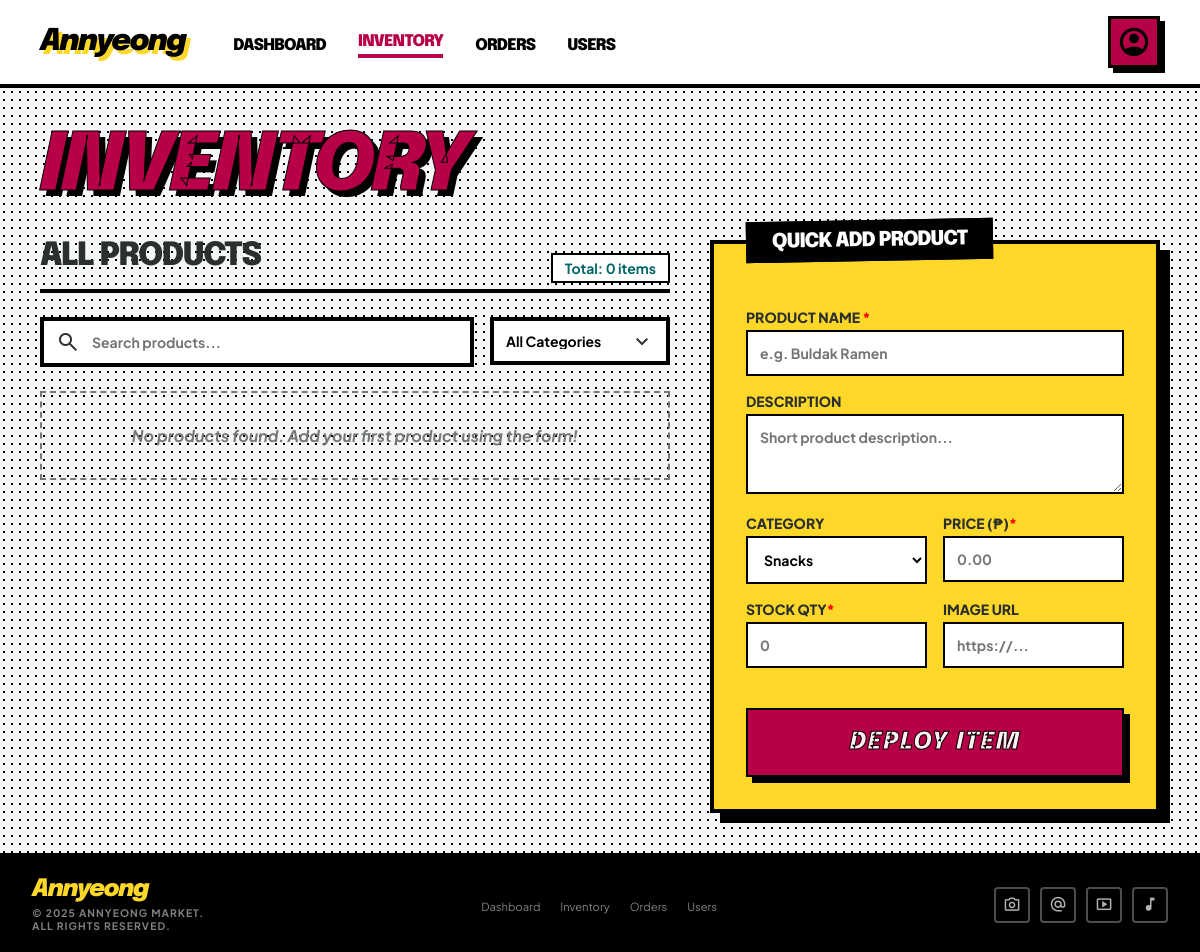
/inventoryMng.php (signed in), run on an earlier commit of the app's database.
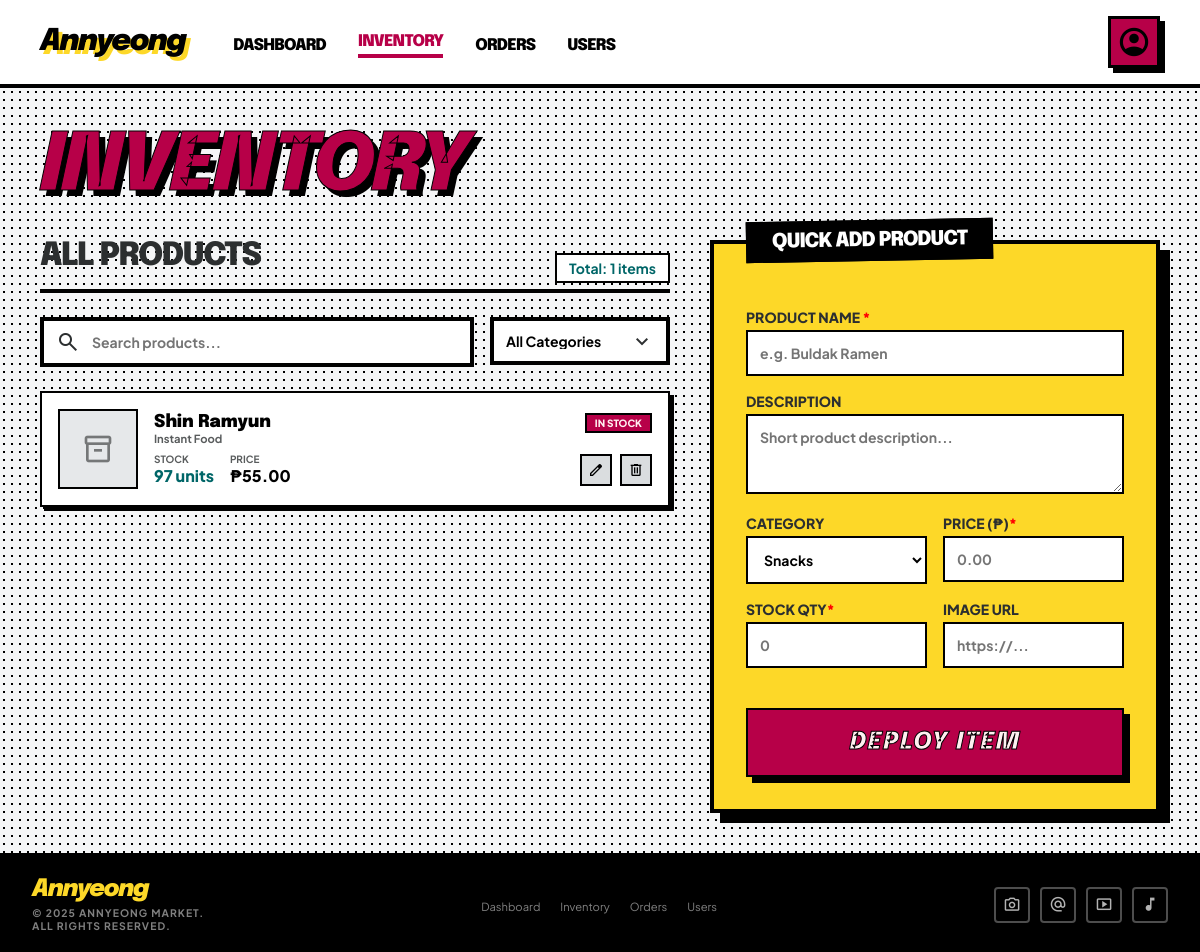
And on a later commit of the database.
### tables this page shows
CREATE TABLE `products` (
  `id` int(11) NOT NULL,
  `name` varchar(100) NOT NULL,
  `description` text DEFAULT NULL,
  `price` decimal(10,2) NOT NULL,
  `category` varchar(50) DEFAULT NULL,
  `image_url` text DEFAULT NULL,
  `stock_quantity` int(11) DEFAULT 0,
  `created_at` timestamp NOT NULL DEFAULT current_timestamp(),
  `barcode` varchar(20) DEFAULT NULL
);

### inventoryMng.php (the view, shortened to what the changed rows need)
<?php
$search   = isset($_GET['search'])   ? mysqli_real_escape_string($con, trim($_GET['search']))   : '';
$where = "WHERE 1=1";
$products_result = mysqli_query($con, "SELECT * FROM products $where ORDER BY created_at DESC");
$total_items = mysqli_num_rows($products_result);
$edit_product = null;
?>
<!DOCTYPE html>
<html lang="en">
<head>
</head>
<body>
<main>
  <h1 class="page-title">Inventory</h1>
  <div class="main-grid">
    <div>
      <div class="col-header">
        <h2>All Products</h2>
        <span>Total: <?php echo $total_items; ?> items</span>
      </div>
      <div class="product-list">
        <?php if ($products_result && mysqli_num_rows($products_result) > 0):
          while ($p = mysqli_fetch_assoc($products_result)):
            if ($p['stock_quantity'] > 20) { $stock_class = 'stat-val-good'; $badge_class = 'badge-in'; $badge_text = 'IN STOCK'; }
            elseif ($p['stock_quantity'] > 0) { $stock_class = 'stat-val-bad'; $badge_class = 'badge-low'; $badge_text = 'LOW STOCK'; }
            else { $stock_class = 'stat-val-bad'; $badge_class = 'badge-out'; $badge_text = 'OUT OF STOCK'; }
        ?>
        <div class="product-card">
          <div class="product-thumb">
            <?php if ($p['image_url']): ?>
            <span class="material-symbols-outlined" style="display:none">inventory_2</span>
            <?php else: ?>
            <span class="material-symbols-outlined">inventory_2</span>
            <?php endif; ?>
          </div>
          <div class="product-info">
            <div class="product-top">
              <div>
                <h3><?php echo htmlspecialchars($p['name']); ?></h3>
                <p class="category-tag"><?php echo htmlspecialchars($p['category'] ?? 'Uncategorized'); ?></p>
              </div>
              <span class="badge <?php echo $badge_class; ?>"><?php echo $badge_text; ?></span>
            </div>
            <div class="product-bottom">
              <div class="product-stats">
                <div>
                  <p class="stat-label">Stock</p>
                  <p class="<?php echo $stock_class; ?>"><?php echo $p['stock_quantity']; ?> units</p>
                </div>
                <div>
                  <p class="stat-label">Price</p>
                  <p class="stat-val-norm">₱<?php echo number_format($p['price'], 2); ?></p>
                </div>
              </div>
              <div class="action-btns">
                <a href="inventoryMng.php?edit=<?php echo $p['id']; ?><?php echo $search ? '&search='.urlencode($search) : ''; ?>" class="action-btn edit-btn" title="Edit">
                  <span class="material-symbols-outlined">edit</span>
                </a>
                <a href="inventoryMng.php?delete=<?php echo $p['id']; ?>" class="action-btn delete-btn"
                   onclick="return confirm('Delete <?php echo addslashes($p['name']); ?>?')" title="Delete">
                  <span class="material-symbols-outlined">delete</span>
                </a>
              </div>
            </div>
          </div>
        </div>
        <?php endwhile;
        else: ?>
        <div class="no-products">No products found. Add your first product using the form!</div>
        <?php endif; ?>
      </div>
    </div>
    <div>
      <div class="quick-add-panel <?php echo $edit_product ? 'panel-edit' : ''; ?>">
        <div class="panel-label">
          <h2><?php echo $edit_product ? 'EDIT PRODUCT' : 'QUICK ADD PRODUCT'; ?></h2>
        </div>
      </div>
    </div>
  </div>
</main>
</body>
</html>

What changed in the data, as far as the page shows it:
added products: name "Shin Ramyun", category "Instant Food", stock_quantity "IN STOCK", stock_quantity "97", price "55.00"
Also different on the page:
$total_items: "0" → "1"
text no longer shown: "No products found. Add your first product using the form!"
